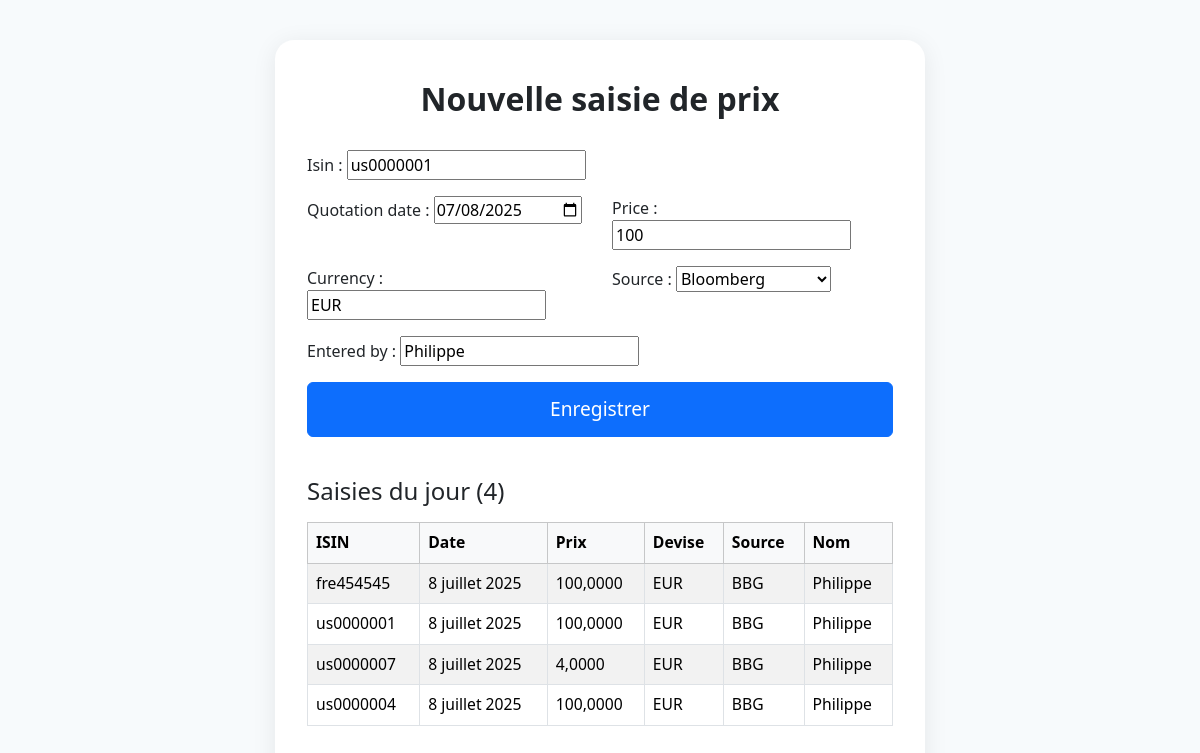
The page / on the database its author committed.
### pricemaker_app/models.py (models this page shows, shortened)
class PriceEntry(models.Model):
    ISIN_SOURCES = [
        ('BBG', 'Bloomberg'),
        ('TK', 'Thomson Reuters'),
        ('Reuters', 'Reuters'),
        ('Autre', 'Autre')
    ]
    isin = models.CharField(max_length=12)
    quotation_date = models.DateField()
    price = models.DecimalField(max_digits=12, decimal_places=4)
    currency = models.CharField(max_length=3, default='EUR')
    source = models.CharField(max_length=10, choices=ISIN_SOURCES)
    entered_by = models.CharField(max_length=100)
    entered_at = models.DateTimeField(auto_now_add=True)

### pricemaker_app/views.py (the view)
# urls.py: path('', views.price_entry_view, name='price_entry'),
def price_entry_view(request):
    message = ""
    existing_entries = None
    default_initial = {
        'isin': 'us0000001',
        'quotation_date': date.today().strftime('%Y-%m-%d'),
        'price': 100,
        'currency': 'EUR',
        'source': 'BBG',
        'entered_by': 'Philippe',
    }
    if request.method == 'POST':
        form = PriceEntryForm(request.POST)
        if form.is_valid():
            isin = form.cleaned_data['isin']
            quotation_date = form.cleaned_data['quotation_date']
            existing_entries = PriceEntry.objects.filter(isin=isin, quotation_date=quotation_date)
            if existing_entries.exists():
                message = "⚠️ Cet ISIN existe déjà pour cette date de cotation."
                today_entries = PriceEntry.objects.filter(quotation_date=date.today())
            else:
                form.save()
                message = "✅ Saisie enregistrée !"
                form = PriceEntryForm(initial=default_initial)
                today_entries = PriceEntry.objects.filter(quotation_date=date.today())
        else:
            today_entries = PriceEntry.objects.filter(quotation_date=date.today())
    else:
        form = PriceEntryForm(initial=default_initial)
        today_entries = PriceEntry.objects.filter(quotation_date=date.today())
    return render(request, 'pricemaker_app/price_entry.html', {
        'form': form,
        'message': message,
        'existing_entries': existing_entries,
        'today_entries': today_entries,
    })

### pricemaker_app/forms.py
class PriceEntryForm(forms.ModelForm):
    class Meta:
        model = PriceEntry
        fields = ['isin', 'quotation_date', 'price', 'currency', 'source', 'entered_by']
        widgets = {
            'quotation_date': forms.DateInput(attrs={'type': 'date'}),
        }

### pricemaker_app/templates/pricemaker_app/price_entry.html (shortened to what this page needs)
<!DOCTYPE html>
<html lang="fr">
<head>
    <link
      rel="stylesheet"
      href="https://cdn.jsdelivr.net/npm/bootstrap@5.3.2/dist/css/bootstrap.min.css">
</head>
<body>
<div class="form-card">
    <h2 class="text-center">Nouvelle saisie de prix</h2>
    <form method="post" novalidate>
        <div class="mb-3">
            {{ form.isin.label_tag }} {{ form.isin }}
        </div>
        <div class="row">
            <div class="col-md-6 mb-3">
                {{ form.quotation_date.label_tag }} {{ form.quotation_date }}
            </div>
            <div class="col-md-6 mb-3">
                {{ form.price.label_tag }} {{ form.price }}
            </div>
        </div>
        <div class="row">
            <div class="col-md-6 mb-3">
                {{ form.currency.label_tag }} {{ form.currency }}
            </div>
            <div class="col-md-6 mb-3">
                {{ form.source.label_tag }} {{ form.source }}
            </div>
        </div>
        <div class="mb-3">
            {{ form.entered_by.label_tag }} {{ form.entered_by }}
        </div>
        <button type="submit" class="btn btn-primary">Enregistrer</button>
    </form>
    <div class="today-section">
        <h4 class="mb-3">Saisies du jour ({{ today_entries|length }})</h4>
        {% if today_entries %}
            <table class="table table-striped table-bordered">
                <thead class="table-light">
                    <tr>
                        <th>ISIN</th>
                        <th>Date</th>
                        <th>Prix</th>
                        <th>Devise</th>
                        <th>Source</th>
                        <th>Nom</th>
                    </tr>
                </thead>
                <tbody>
                    {% for entry in today_entries %}
                        <tr>
                            <td>{{ entry.isin }}</td>
                            <td>{{ entry.quotation_date }}</td>
                            <td>{{ entry.price }}</td>
                            <td>{{ entry.currency }}</td>
                            <td>{{ entry.source }}</td>
                            <td>{{ entry.entered_by }}</td>
                        </tr>
                    {% endfor %}
                </tbody>
            </table>
        {% else %}
            <div class="alert alert-secondary">
                Aucune saisie aujourd'hui.
            </div>
        {% endif %}
    </div>
</div>
</body>
</html>

### pricemaker_app/templates/pricemaker_app/price_entry.html (style rules this page uses)
body { background: #f7fafc; }
.form-card { max-width: 650px; margin: 40px auto; border-radius: 1.2rem; box-shadow: 0 4px 24px rgba(0,0,0,.08); background: white; padding: 2.5rem 2rem; }
.form-card h2 { margin-bottom: 2rem; font-weight: bold; }
.btn-primary { width: 100%; font-size: 1.2rem; padding: .75rem; }
.table { font-size: 0.98rem; }
.today-section { margin-top: 2.5rem; }

### rows shown on the page
PriceEntry: isin "fre454545", quotation_date "8 juillet 2025", price "100,0000", currency "EUR", source "BBG", entered_by "Philippe"
PriceEntry: isin "us0000001", quotation_date "8 juillet 2025", price "100,0000", currency "EUR", source "BBG", entered_by "Philippe"
PriceEntry: isin "us0000007", quotation_date "8 juillet 2025", price "4,0000", currency "EUR", source "BBG", entered_by "Philippe"
PriceEntry: isin "us0000004", quotation_date "8 juillet 2025", price "100,0000", currency "EUR", source "BBG", entered_by "Philippe"

### other values the page prints
{{ today_entries|length }} "4"
